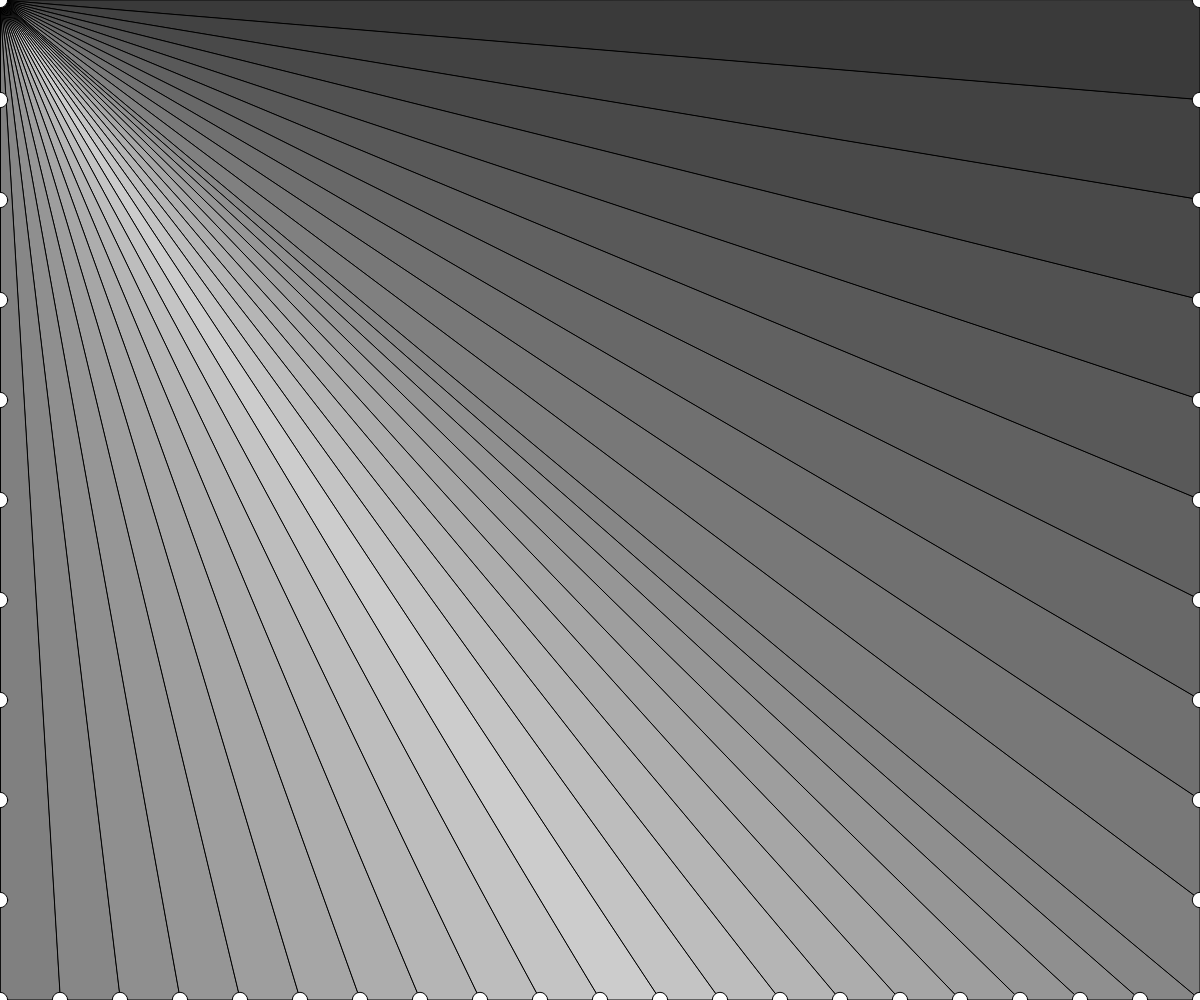
Frame 1 (no input)
Frame 60 (no input): identical to frame 1, image omitted
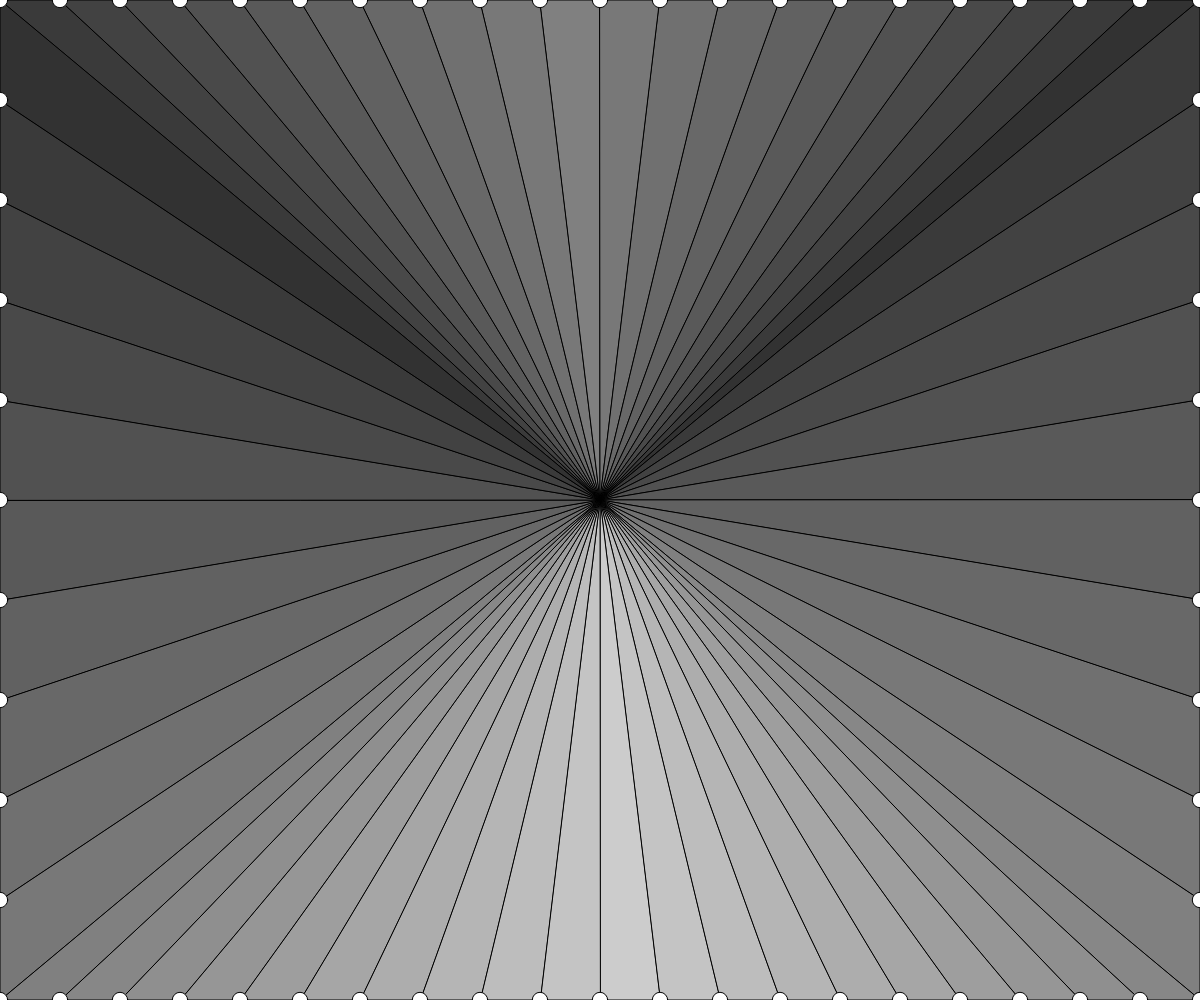
Frame 120 (the mouse pressed at the canvas centre since frame 60)

The p5.js sketch that drew these frames (run headless with seeded random() and noise() and a simulated clock; from frame 60 on, the mouse is pressed at the canvas centre):

// p5.js sketch
// ── sketch.js
// Project Title
// Your Name
// Date
//
// Extra for Experts:
// - describe what you did to take this project "above and beyond"

let i = 1;
let colour;

function setup() {
  createCanvas(windowWidth, windowHeight);
}

function draw() {
  background(50);
  // noStroke();

  i = 1;
  drawTopHalf();
  drawRightHalf();
  drawBottomHalf();
  drawLeftHalf();
}

function drawTopHalf() {

  for (let x = width*0.05; x <= width; x+= width*0.05) {
    if (x < width/2) {
      colour = map(x, 0, width/2, 50, 255/2, true);
    } else {
      colour = map(x, width/2, width, 255/2, 50, true);
    }

    fill(colour);
    triangle(x - width*0.05, 0, x, 0, mouseX, mouseY);
    i++;
  }
  for (x = 0; x <= width; x+= width*0.05) {
    fill(255);
    circle(x - width*0.05, 0, width*0.007 + height*0.007);
  }
}

function drawRightHalf() {
  for (let y = height*0.10; y <= height; y+= height*0.10) {
    colour = map(y, 0, height, 50, 255/2);
    fill(colour);
    triangle(width, y - height*0.10, width, y, mouseX, mouseY);
    i++;
  }
  for (y = 0; y <= height; y+= height*0.10) {
    fill(255);
    circle(width, y, width*0.007 + height*0.007);
  }
}

function drawBottomHalf() {
  for (let x = width*0.95; x >= 0; x-= width*0.05) {
    if (x < width/2) {
      colour = map(x, 0, width/2, 255/2, 255/1.25, true);
    } else {
      colour = map(x, width/2, width, 255/1.25, 255/2, true);
    }

    fill(colour);
    triangle(x + width*0.05, height, x, height, mouseX, mouseY);
    i++;
  }
  for (x = width; x >= 0; x-= width*0.05) {
    fill(255);
    circle(x + width*0.05, height, width*0.007 + height*0.007);
  }
}

function drawLeftHalf() {
  for (let y = height*0.90; y >= 0; y-= height*0.10) {
    colour = map(y, 0, height, 50, 255/2);
    fill(colour);
    triangle(0, y + height*0.10, 0, y, mouseX, mouseY);
    i++;
  }
  for (y = height; y>= 0; y-= height*0.10) {
    fill(255);
    circle(0, y, width*0.007 + height*0.007);
  }
}
